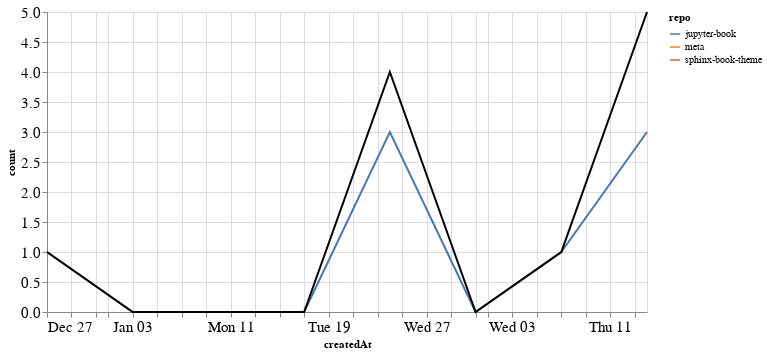

The notebook cell this image was saved under:
### Markdown cell above
### PRs

### Code cell
prs_time = prs.groupby('repo').resample('W', on='createdAt').count()['author'].reset_index()
prs_time = prs_time.rename(columns={'author': 'count'})
prs_time_total = prs_time.groupby('createdAt').agg({"count": "sum"}).reset_index()

ch1 = alt.Chart(prs_time, width=600).mark_line().encode(
    x='createdAt',
    y='count',
    color='repo',
    tooltip="repo"
)

ch2 = alt.Chart(prs_time_total, width=600).mark_line(color="black").encode(
    x='createdAt',
    y='count',
)

ch1 + ch2

### Figure 1 — Vega-Lite specification as saved in the notebook (floating-point values rounded to 4 significant figures)
{"config": {"axisLeft": {"labelFontSize": 15}, "axisBottom": {"labelFontSize": 15}}, "layer": [{"data": {"name": "data-426bfb577c76edbc732127a613d5839e"}, "mark": "line", "encoding": {"color": {"type": "nominal", "field": "repo"}, "tooltip": {"type": "nominal", "field": "repo"}, "x": {"type": "temporal", "field": "createdAt"}, "y": {"type": "quantitative", "field": "count"}}, "width": 600}, {"data": {"name": "data-055a23d1d086fecbcfe641da7aff373a"}, "mark": {"type": "line", "color": "black"}, "encoding": {"x": {"type": "temporal", "field": "createdAt"}, "y": {"type": "quantitative", "field": "count"}}, "width": 600}], "$schema": "https://vega.github.io/schema/vega-lite/v4.8.1.json", "datasets": {"data-426bfb577c76edbc732127a613d5839e": [{"repo": "jupyter-book", "createdAt": "2020-12-27T00:00:00", "count": 1}, {"repo": "jupyter-book", "createdAt": "2021-01-03T00:00:00", "count": 0}, {"repo": "jupyter-book", "createdAt": "2021-01-10T00:00:00", "count": 0}, {"repo": "jupyter-book", "createdAt": "2021-01-17T00:00:00", "count": 0}, {"repo": "jupyter-book", "createdAt": "2021-01-24T00:00:00", "count": 3}, {"repo": "jupyter-book", "createdAt": "2021-01-31T00:00:00", "count": 0}, {"repo": "jupyter-book", "createdAt": "2021-02-07T00:00:00", "count": 1}, {"repo": "jupyter-book", "createdAt": "2021-02-14T00:00:00", "count": 3}, {"repo": "meta", "createdAt": "2021-01-24T00:00:00", "count": 1}, {"repo": "sphinx-book-theme", "createdAt": "2021-02-14T00:00:00", "count": 2}], "data-055a23d1d086fecbcfe641da7aff373a": [{"createdAt": "2020-12-27T00:00:00", "count": 1}, {"createdAt": "2021-01-03T00:00:00", "count": 0}, {"createdAt": "2021-01-10T00:00:00", "count": 0}, {"createdAt": "2021-01-17T00:00:00", "count": 0}, {"createdAt": "2021-01-24T00:00:00", "count": 4}, {"createdAt": "2021-01-31T00:00:00", "count": 0}, {"createdAt": "2021-02-07T00:00:00", "count": 1}, {"createdAt": "2021-02-14T00:00:00", "count": 5}]}}
